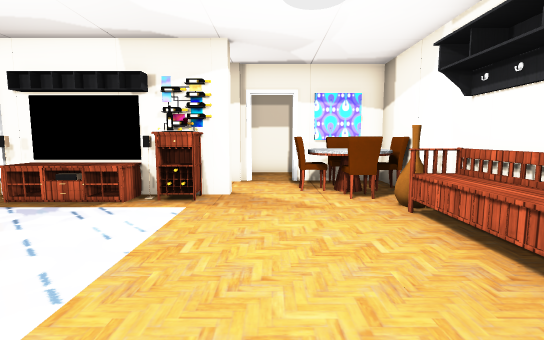
View 1 (above)

18 first-person views from a walk through a Unity game level. The camera is 1.4 m above the floor, tilts 6° down and sees 85° across. The floor is counted in squares, 1 m on a side. Each view is taken from the middle of a square. On the plan, view 1 faces up. The plan holds only what a view shows up to about 14 squares ahead; the rest is blank. The player is left out. Some animated figures are not drawn. Door leaves are left out, so doorways stand open. Some surface patterns are stand-ins.

View 2
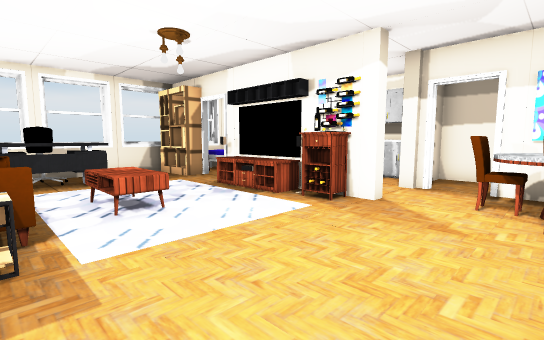

View 3
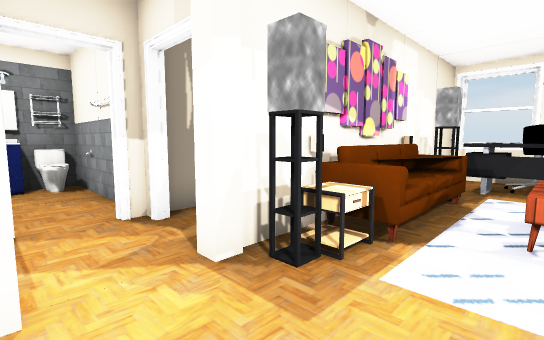

View 4
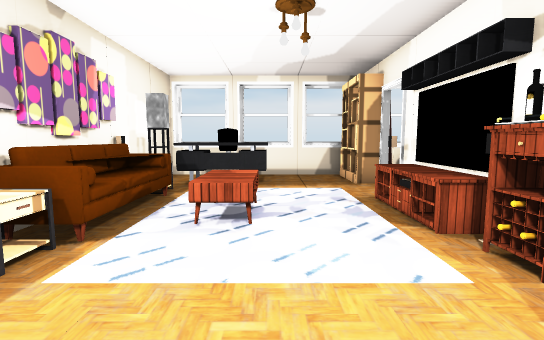

View 5
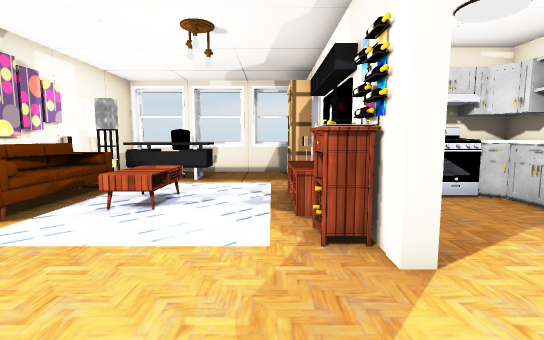

View 6
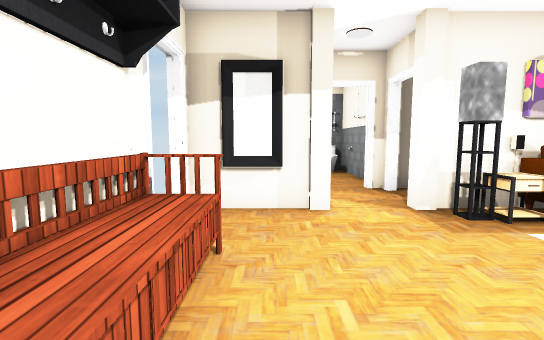

View 7
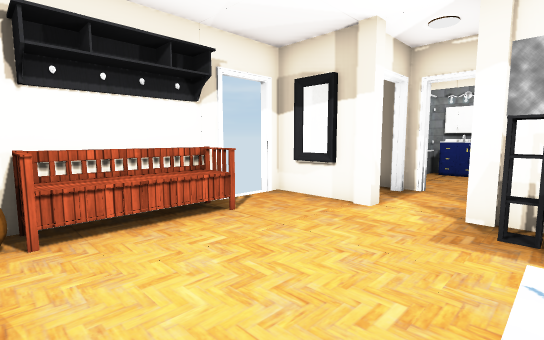

View 8
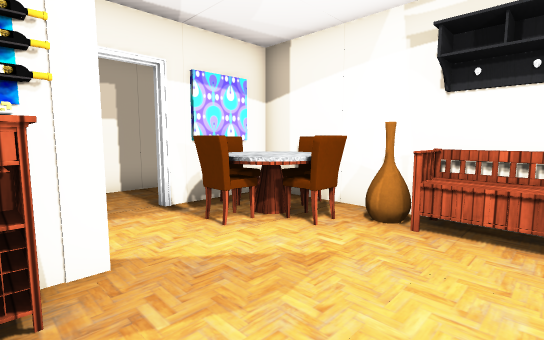

View 9
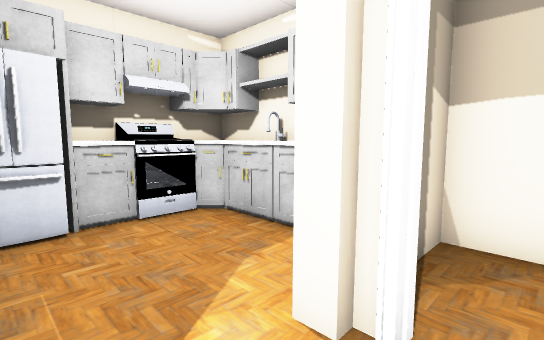

View 10
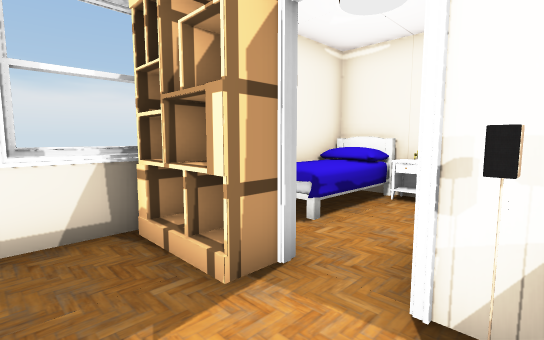

View 11
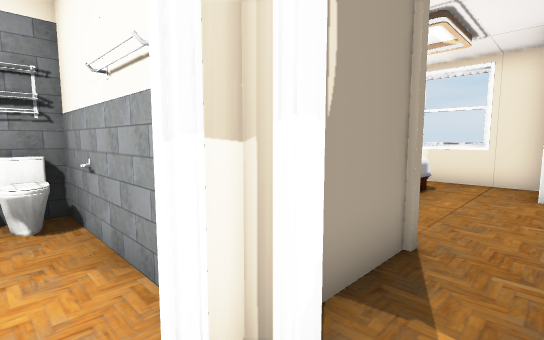

View 12
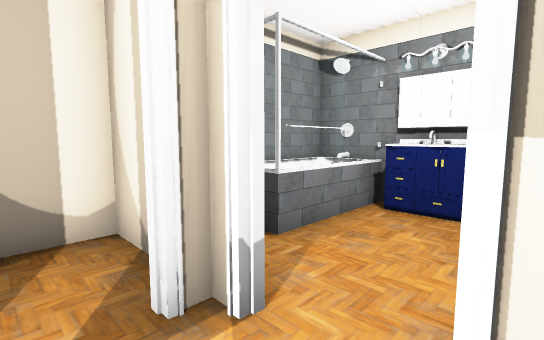

View 13
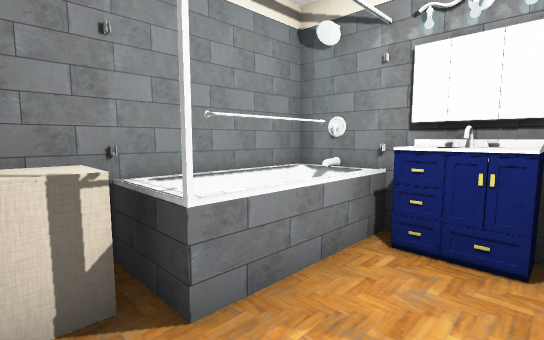

View 14
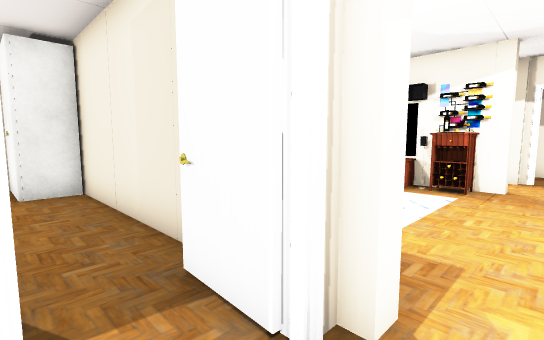

View 15
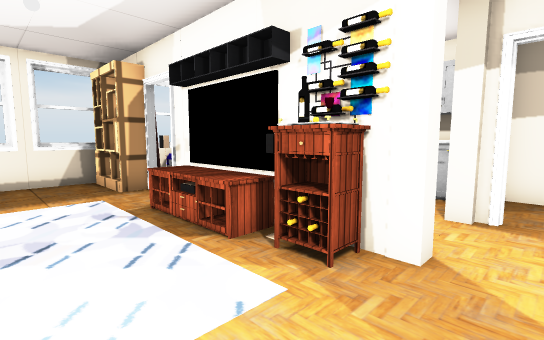

View 16
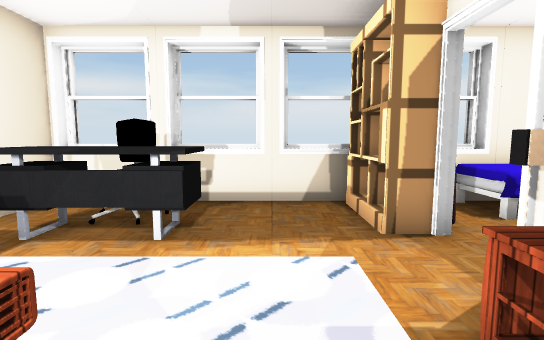

View 17
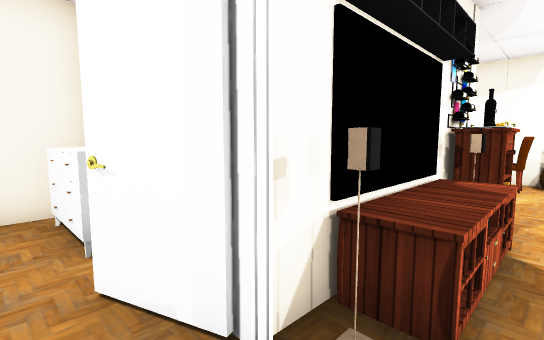

View 18
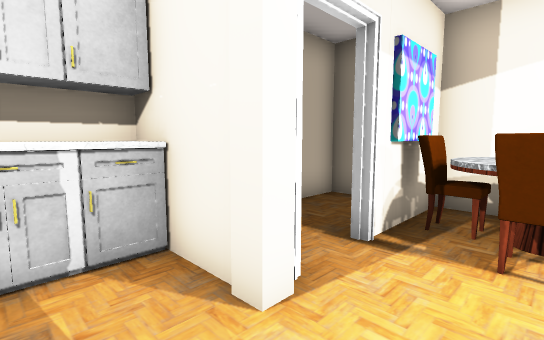

### Floor plan
Key: @ floor where view 1 was taken; # wall or solid block; . floor; D open door; = window, fence, low wall or low ledge; ^ raised ledge; O other object.
Columns run from 11 left of view 1 to 4 right of it. Each row starts with its distance up from view 1.
 13 ######  ########
 12 #OO^O##^###....#
 11 #OO.O##...#....#
 10 #OO.OO#...OD####
  9 #OO #O#.....OOO#
  8 # ###OO..#O.OOO#
  7 #OOO.#OO#O...OO#
  6 =.............O#
  5 #..... . .....O#
  4 =..^. OO .....O#
  3 #.O^. OO .....O#
  2 #OO^...........D
  1 #.^^OOOOOO.....D
  0 ##########O@OO##
 -1 ###.....##..D..#
 -2 #......O###.D###
 -3 # .....  ##.D#O#
 -4 # OO      #..#O#
 -5 #         #..=O#
 -6           #..=O#
 -7           #OO###
 -8           #####

Where each view was taken, in squares from view 1:
view 1: 0 up, 0 right, facing up
view 2: 1 up, 2 right, facing up-left
view 3: 3 up, 1 right, facing down-left
view 4: 4 up, 1 right, facing left
view 5: 6 up, 2 right, facing left
view 6: 6 up, 2 right, facing down
view 7: 6 up, 2 left, facing down-right
view 8: 4 up, 2 left, facing up-right
view 9: 8 up, 0 right, facing up-left
view 10: 5 up, 6 left, facing up-left
view 11: 1 down, 0 right, facing down-left
view 12: 1 down, 1 left, facing down-right
view 13: 3 down, 0 right, facing down-right
view 14: 2 down, 0 right, facing up-left
view 15: 4 up, 0 right, facing up-left
view 16: 5 up, 4 left, facing left
view 17: 6 up, 8 left, facing up-right
view 18: 8 up, 3 left, facing up-right
